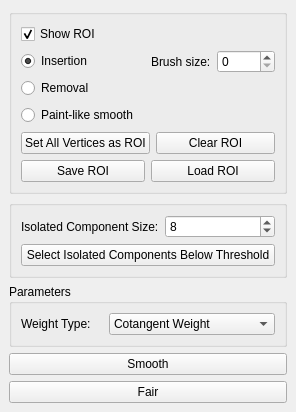
<?xml version="1.0" encoding="UTF-8"?>
<ui version="4.0">
 <class>SmoothingFairing</class>
 <widget class="QDockWidget" name="SmoothingFairing">
  <property name="geometry">
   <rect>
    <x>0</x>
    <y>0</y>
    <width>296</width>
    <height>412</height>
   </rect>
  </property>
  <property name="toolTip">
   <string>&lt;html&gt;&lt;head/&gt;&lt;body&gt;&lt;p&gt;adsf&lt;/p&gt;&lt;/body&gt;&lt;/html&gt;</string>
  </property>
  <property name="whatsThis">
   <string>&lt;html&gt;&lt;head/&gt;&lt;body&gt;&lt;p&gt;adf&lt;/p&gt;&lt;/body&gt;&lt;/html&gt;</string>
  </property>
  <property name="windowTitle">
   <string>Smoothing / Fairing</string>
  </property>
  <widget class="QWidget" name="dockWidgetContents">
   <layout class="QVBoxLayout" name="verticalLayout">
    <item>
     <widget class="QGroupBox" name="groupBox_2">
      <property name="title">
       <string/>
      </property>
      <layout class="QVBoxLayout" name="verticalLayout_6">
       <item>
        <widget class="QCheckBox" name="Show_ROI_check_box">
         <property name="text">
          <string>Show ROI</string>
         </property>
         <property name="checked">
          <bool>true</bool>
         </property>
        </widget>
       </item>
       <item>
        <layout class="QVBoxLayout" name="verticalLayout_2">
         <item>
          <layout class="QHBoxLayout" name="horizontalLayout_2">
           <item>
            <layout class="QVBoxLayout" name="verticalLayout_3">
             <item>
              <widget class="QRadioButton" name="Insertion_radio_button">
               <property name="text">
                <string>Insertion</string>
               </property>
               <property name="checked">
                <bool>true</bool>
               </property>
              </widget>
             </item>
             <item>
              <widget class="QRadioButton" name="Removal_radio_button">
               <property name="text">
                <string>Removal</string>
               </property>
              </widget>
             </item>
             <item>
              <widget class="QRadioButton" name="Paint_like_smooth_radio_button">
               <property name="text">
                <string>Paint-like smooth</string>
               </property>
              </widget>
             </item>
            </layout>
           </item>
           <item>
            <layout class="QVBoxLayout" name="verticalLayout_7">
             <item>
              <layout class="QHBoxLayout" name="horizontalLayout_6">
               <item>
                <widget class="QLabel" name="label">
                 <property name="text">
                  <string>Brush size:</string>
                 </property>
                </widget>
               </item>
               <item>
                <widget class="QSpinBox" name="Brush_size_spin_box"/>
               </item>
              </layout>
             </item>
             <item>
              <spacer name="verticalSpacer">
               <property name="orientation">
                <enum>Qt::Vertical</enum>
               </property>
               <property name="sizeHint" stdset="0">
                <size>
                 <width>20</width>
                 <height>40</height>
                </size>
               </property>
              </spacer>
             </item>
            </layout>
           </item>
          </layout>
         </item>
         <item>
          <layout class="QHBoxLayout" name="horizontalLayout_3">
           <item>
            <widget class="QPushButton" name="Set_all_vertices_button">
             <property name="text">
              <string>Set All Vertices as ROI</string>
             </property>
            </widget>
           </item>
           <item>
            <widget class="QPushButton" name="Clear_ROI_button">
             <property name="text">
              <string>Clear ROI</string>
             </property>
            </widget>
           </item>
          </layout>
         </item>
        </layout>
       </item>
       <item>
        <layout class="QHBoxLayout" name="horizontalLayout">
         <item>
          <widget class="QPushButton" name="Save_ROI_button">
           <property name="text">
            <string>Save ROI</string>
           </property>
          </widget>
         </item>
         <item>
          <widget class="QPushButton" name="Load_ROI_button">
           <property name="text">
            <string>Load ROI</string>
           </property>
          </widget>
         </item>
        </layout>
       </item>
      </layout>
     </widget>
    </item>
    <item>
     <widget class="QGroupBox" name="groupBox">
      <property name="title">
       <string/>
      </property>
      <layout class="QVBoxLayout" name="verticalLayout_8">
       <item>
        <layout class="QVBoxLayout" name="verticalLayout_4">
         <item>
          <layout class="QHBoxLayout" name="horizontalLayout_5">
           <item>
            <widget class="QLabel" name="label_3">
             <property name="text">
              <string>Isolated Component Size:</string>
             </property>
            </widget>
           </item>
           <item>
            <widget class="QSpinBox" name="Threshold_size_spin_box">
             <property name="maximum">
              <number>999999999</number>
             </property>
             <property name="value">
              <number>8</number>
             </property>
            </widget>
           </item>
          </layout>
         </item>
         <item>
          <widget class="QPushButton" name="Select_isolated_components_button">
           <property name="text">
            <string>Select Isolated Components Below Threshold</string>
           </property>
          </widget>
         </item>
        </layout>
       </item>
      </layout>
     </widget>
    </item>
    <item>
     <widget class="QGroupBox" name="groupBox_3">
      <property name="title">
       <string>Parameters</string>
      </property>
      <layout class="QVBoxLayout" name="verticalLayout_5">
       <item>
        <layout class="QHBoxLayout" name="horizontalLayout_4">
         <item>
          <widget class="QLabel" name="label_2">
           <property name="text">
            <string>Weight Type:</string>
           </property>
          </widget>
         </item>
         <item>
          <widget class="QComboBox" name="weight_combo_box">
           <property name="currentIndex">
            <number>1</number>
           </property>
           <item>
            <property name="text">
             <string>Uniform Weight</string>
            </property>
           </item>
           <item>
            <property name="text">
             <string>Cotangent Weight</string>
            </property>
           </item>
           <item>
            <property name="text">
             <string>Scale-dependent Weight</string>
            </property>
           </item>
          </widget>
         </item>
        </layout>
       </item>
      </layout>
     </widget>
    </item>
    <item>
     <widget class="QPushButton" name="Smooth_button">
      <property name="text">
       <string>Smooth</string>
      </property>
     </widget>
    </item>
    <item>
     <widget class="QPushButton" name="Fair_button">
      <property name="text">
       <string>Fair</string>
      </property>
     </widget>
    </item>
   </layout>
  </widget>
 </widget>
 <resources/>
 <connections/>
</ui>
